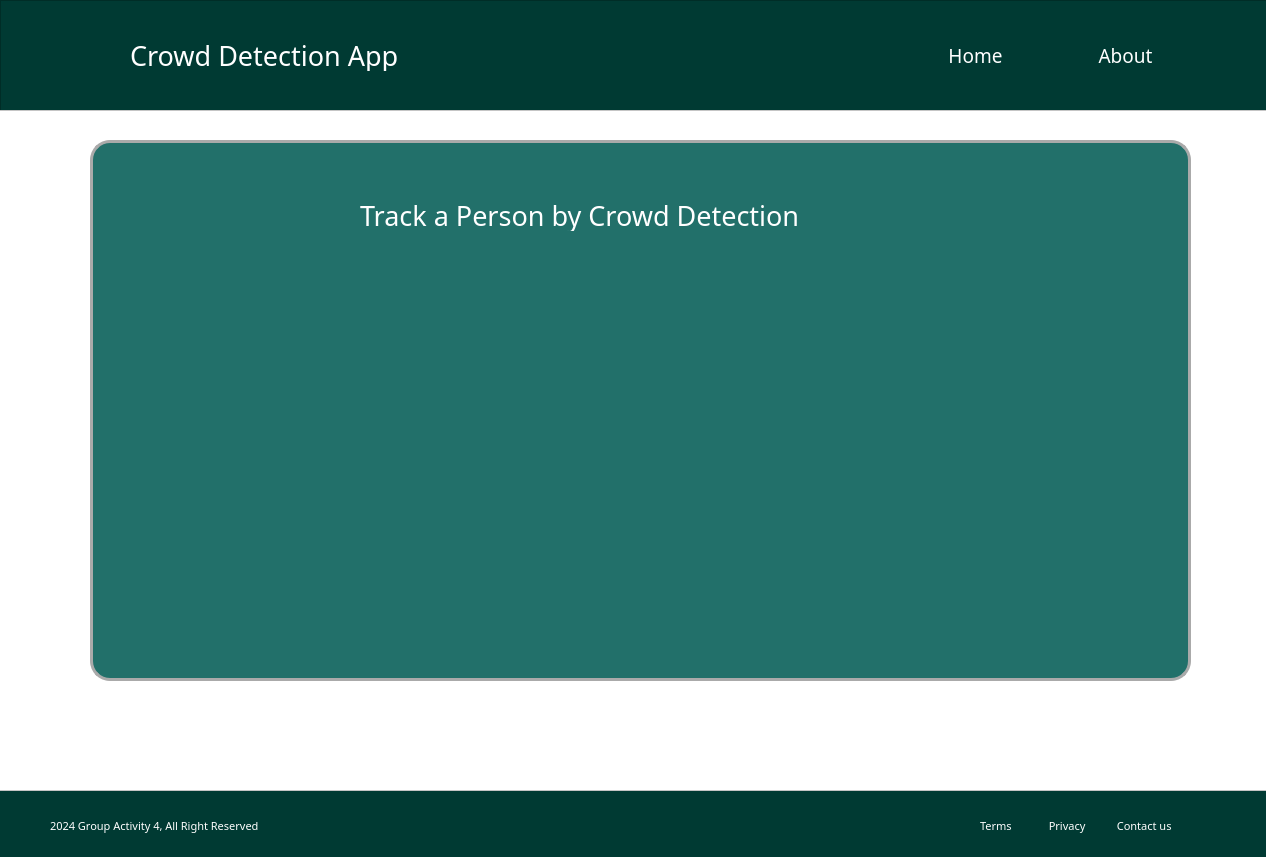
<?xml version="1.0" encoding="UTF-8"?>
<ui version="4.0">
 <class>MainWindow</class>
 <widget class="QMainWindow" name="MainWindow">
  <property name="geometry">
   <rect>
    <x>0</x>
    <y>0</y>
    <width>1266</width>
    <height>857</height>
   </rect>
  </property>
  <property name="windowTitle">
   <string>MainWindow</string>
  </property>
  <property name="windowIcon">
   <iconset>
    <normaloff>:/icons/frame0/image_1.png</normaloff>
    <normalon>:/icons/frame0/image_1.png</normalon>:/icons/frame0/image_1.png</iconset>
  </property>
  <widget class="QWidget" name="centralwidget">
   <property name="styleSheet">
    <string notr="true">#navbar{
	background-color:#003a33;
}
#footer{
	background-color:#003a33;
}
#textheader{
	color:#ffffff;
}
#homeButton{
	background-color:#003a33;
	color:#ffffff;
	border: none;
}
#aboutButton{
	background-color:#003a33;
	color:#ffffff;
	border: none;
}
#container{
	background-color:#ffffff;
}
#containerVideo{
	background-color:#22706a;
	border-radius:20px;
	box-shadow: 20px 20px 20px 20px rgba(0, 0, 0, 0.5);
	border: 3px solid #aaa;   
}
#uploadButton{
	background-color:#22706a; 
	border:none;
}
#textcontainer{
	color:#ffffff;
}
#output_label{
	background-color:#003a33;
}
</string>
   </property>
   <widget class="QFrame" name="navbar">
    <property name="geometry">
     <rect>
      <x>0</x>
      <y>0</y>
      <width>1271</width>
      <height>111</height>
     </rect>
    </property>
    <property name="frameShape">
     <enum>QFrame::StyledPanel</enum>
    </property>
    <property name="frameShadow">
     <enum>QFrame::Raised</enum>
    </property>
    <property name="icon" stdset="0">
     <string/>
    </property>
    <widget class="QLabel" name="textheader">
     <property name="geometry">
      <rect>
       <x>130</x>
       <y>40</y>
       <width>361</width>
       <height>31</height>
      </rect>
     </property>
     <property name="font">
      <font>
       <family>Poppins</family>
       <pointsize>20</pointsize>
      </font>
     </property>
     <property name="text">
      <string>Crowd Detection App</string>
     </property>
    </widget>
    <widget class="QPushButton" name="homeButton">
     <property name="geometry">
      <rect>
       <x>910</x>
       <y>30</y>
       <width>131</width>
       <height>51</height>
      </rect>
     </property>
     <property name="font">
      <font>
       <family>Poppins</family>
       <pointsize>14</pointsize>
      </font>
     </property>
     <property name="styleSheet">
      <string notr="true">QPushButton:hover{
	color:#22706a;
}</string>
     </property>
     <property name="text">
      <string>Home</string>
     </property>
     <property name="checkable">
      <bool>true</bool>
     </property>
     <property name="checked">
      <bool>false</bool>
     </property>
     <property name="autoExclusive">
      <bool>true</bool>
     </property>
    </widget>
    <widget class="QPushButton" name="aboutButton">
     <property name="geometry">
      <rect>
       <x>1060</x>
       <y>30</y>
       <width>131</width>
       <height>51</height>
      </rect>
     </property>
     <property name="font">
      <font>
       <family>Poppins</family>
       <pointsize>14</pointsize>
      </font>
     </property>
     <property name="styleSheet">
      <string notr="true">QPushButton:hover{
	color:#22706a;
}</string>
     </property>
     <property name="text">
      <string>About</string>
     </property>
     <property name="checkable">
      <bool>true</bool>
     </property>
     <property name="checked">
      <bool>true</bool>
     </property>
     <property name="autoExclusive">
      <bool>true</bool>
     </property>
    </widget>
    <widget class="QLabel" name="itenas_icon">
     <property name="geometry">
      <rect>
       <x>40</x>
       <y>10</y>
       <width>71</width>
       <height>91</height>
      </rect>
     </property>
     <property name="text">
      <string/>
     </property>
     <property name="pixmap">
      <pixmap>:/icons/image_1.png</pixmap>
     </property>
    </widget>
    <widget class="QLabel" name="label">
     <property name="geometry">
      <rect>
       <x>40</x>
       <y>20</y>
       <width>71</width>
       <height>71</height>
      </rect>
     </property>
     <property name="text">
      <string/>
     </property>
     <property name="pixmap">
      <pixmap resource="icon.qrc">:/icons/assets/image_1.png</pixmap>
     </property>
    </widget>
   </widget>
   <widget class="QFrame" name="footer">
    <property name="geometry">
     <rect>
      <x>-10</x>
      <y>780</y>
      <width>1281</width>
      <height>80</height>
     </rect>
    </property>
    <property name="frameShape">
     <enum>QFrame::StyledPanel</enum>
    </property>
    <property name="frameShadow">
     <enum>QFrame::Raised</enum>
    </property>
    <widget class="QLabel" name="text_footer">
     <property name="geometry">
      <rect>
       <x>60</x>
       <y>30</y>
       <width>281</width>
       <height>31</height>
      </rect>
     </property>
     <property name="font">
      <font>
       <family>Poppins</family>
       <pointsize>8</pointsize>
      </font>
     </property>
     <property name="styleSheet">
      <string notr="true">#text_footer{
	color:#ffffff
}</string>
     </property>
     <property name="text">
      <string>2024 Group Activity 4, All Right Reserved</string>
     </property>
    </widget>
    <widget class="QLabel" name="label_2">
     <property name="geometry">
      <rect>
       <x>40</x>
       <y>30</y>
       <width>31</width>
       <height>31</height>
      </rect>
     </property>
     <property name="text">
      <string/>
     </property>
     <property name="pixmap">
      <pixmap resource="icon.qrc">:/icons/assets/image_2.png</pixmap>
     </property>
    </widget>
    <widget class="QLabel" name="text_footer_2">
     <property name="geometry">
      <rect>
       <x>990</x>
       <y>30</y>
       <width>241</width>
       <height>31</height>
      </rect>
     </property>
     <property name="font">
      <font>
       <family>Poppins</family>
       <pointsize>8</pointsize>
      </font>
     </property>
     <property name="styleSheet">
      <string notr="true">#text_footer_2{
	color:#ffffff
}</string>
     </property>
     <property name="text">
      <string>Terms             Privacy           Contact us</string>
     </property>
    </widget>
   </widget>
   <widget class="QFrame" name="container">
    <property name="geometry">
     <rect>
      <x>-10</x>
      <y>110</y>
      <width>1281</width>
      <height>681</height>
     </rect>
    </property>
    <property name="frameShape">
     <enum>QFrame::StyledPanel</enum>
    </property>
    <property name="frameShadow">
     <enum>QFrame::Raised</enum>
    </property>
    <widget class="QFrame" name="containerVideo">
     <property name="geometry">
      <rect>
       <x>100</x>
       <y>30</y>
       <width>1101</width>
       <height>541</height>
      </rect>
     </property>
     <property name="font">
      <font>
       <underline>false</underline>
      </font>
     </property>
     <property name="frameShape">
      <enum>QFrame::NoFrame</enum>
     </property>
     <property name="frameShadow">
      <enum>QFrame::Raised</enum>
     </property>
     <property name="lineWidth">
      <number>0</number>
     </property>
     <widget class="QLabel" name="textcontainer">
      <property name="geometry">
       <rect>
        <x>270</x>
        <y>60</y>
        <width>591</width>
        <height>31</height>
       </rect>
      </property>
      <property name="font">
       <font>
        <family>Poppins</family>
        <pointsize>20</pointsize>
       </font>
      </property>
      <property name="text">
       <string>Track a Person by Crowd Detection</string>
      </property>
     </widget>
     <widget class="QPushButton" name="uploadButton">
      <property name="geometry">
       <rect>
        <x>430</x>
        <y>200</y>
        <width>241</width>
        <height>201</height>
       </rect>
      </property>
      <property name="styleSheet">
       <string notr="true">QPushButton:hover{
	color:#777777;
}</string>
      </property>
      <property name="text">
       <string/>
      </property>
      <property name="icon">
       <iconset resource="icon.qrc">
        <normaloff>:/icons/assets/Image2.png</normaloff>:/icons/assets/Image2.png</iconset>
      </property>
      <property name="iconSize">
       <size>
        <width>180</width>
        <height>180</height>
       </size>
      </property>
     </widget>
    </widget>
   </widget>
  </widget>
 </widget>
 <resources>
  <include location="icon.qrc"/>
 </resources>
 <connections/>
</ui>
